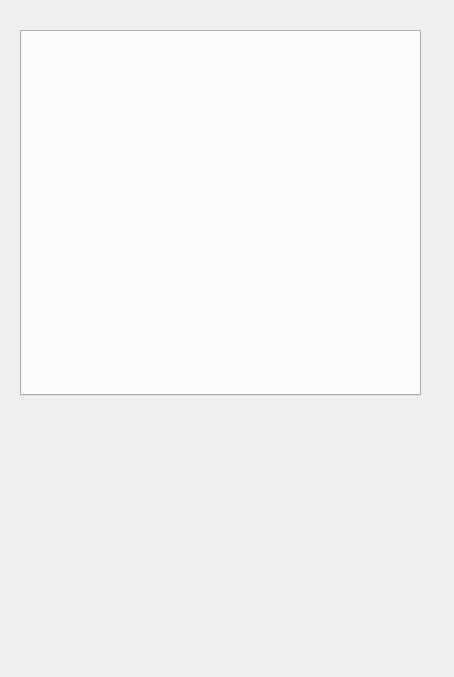
<?xml version="1.0" encoding="UTF-8"?>
<ui version="4.0">
 <class>QImageProcessingDlg</class>
 <widget class="QFrame" name="QImageProcessingDlg">
  <property name="geometry">
   <rect>
    <x>0</x>
    <y>0</y>
    <width>454</width>
    <height>677</height>
   </rect>
  </property>
  <property name="windowTitle">
   <string>QImageProcessingDlg</string>
  </property>
  <widget class="QTabWidget" name="m_ptabTestGroup">
   <property name="geometry">
    <rect>
     <x>20</x>
     <y>30</y>
     <width>401</width>
     <height>366</height>
    </rect>
   </property>
   <property name="currentIndex">
    <number>-1</number>
   </property>
  </widget>
  <widget class="QStackedWidget" name="m_pstackDealImg">
   <property name="geometry">
    <rect>
     <x>50</x>
     <y>440</y>
     <width>371</width>
     <height>191</height>
    </rect>
   </property>
  </widget>
 </widget>
 <layoutdefault spacing="6" margin="11"/>
 <resources/>
 <connections/>
</ui>
